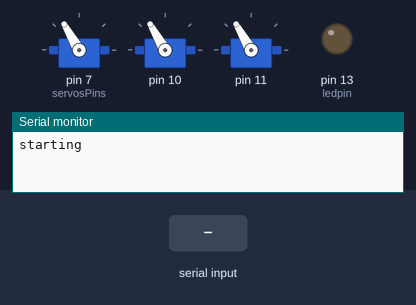
This sketch was run on a simulated Arduino Uno, built with avr-gcc and run on an emulated ATmega328P. Parts: 3 × servo, output pins drawn as LEDs (lit = HIGH), the last lines printed to the serial monitor. The test bench sets the inputs (shaded band).

Above: at 1.2 s.
1.3 s: "2" received over Serial
At 2.6 s:
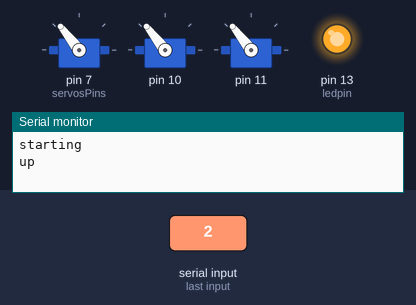
2.9 s: "1" received over Serial
At 4.1 s:
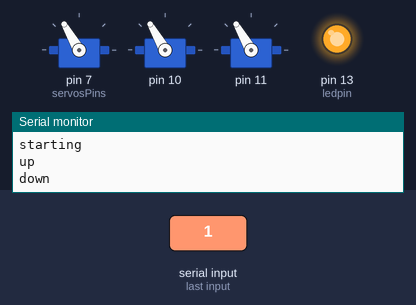
4.4 s: "1" received over Serial
At 5.2 s:
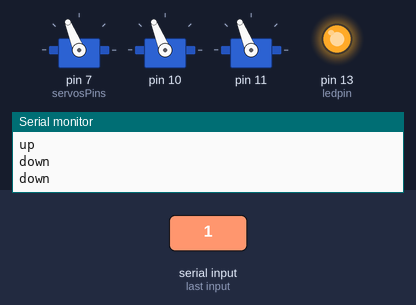
6.0 s: "2" received over Serial
At 7.6 s:
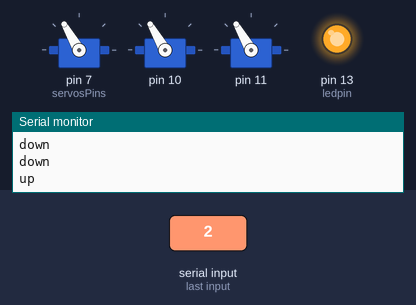
Timing chart, 0 to 8.6 s (numbered marks = the images above; inputs shaded):
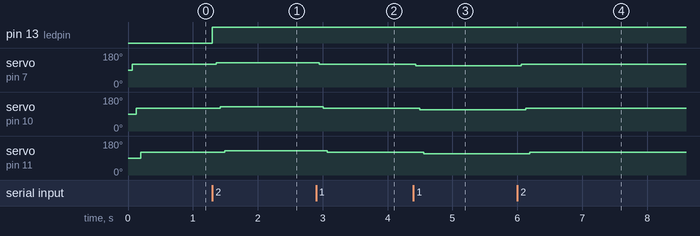

The sketch:

ARRAY_loopthrough_inBytes.ino
```cpp
#include <Servo.h>
const int ledpin = 13;
int servosPins[] = {2,3,4,5,6,7};
int servoValues[] = {90, 90, 90};
const int NUM_SERVOS = 3;
Servo servos[NUM_SERVOS];
const int FIRST_SERVO_PIN=2;

int nextServoValue = 120;


int currentServo = 0;

const int UPDATE_INTERVAL = 15;

long lastUpdatedAt = 0;

void setup(){
  Serial.begin(9600);
  pinMode(ledpin, OUTPUT);
  //setup all your servos;
  //for(int i=0;i<NUM_SERVOS;i++)
  //servos[i].attach(FIRST_SERVO_PIN +i);
  servos[0].attach(7);
    servos[1].attach(10);
      servos[2].attach(11);


  lastUpdatedAt = millis();

  Serial.println("starting");
}

void loop(){
  //Serial.println(millis());

  if(Serial.available()>0){
    digitalWrite(13, HIGH);
byte inByte =Serial.read();
//int inByte = Serial.parseInteger();
//Serial.println(inByte);
if(inByte == 50){
  nextServoValue=nextServoValue+8;
  Serial.println("up");
}
else if(inByte==49){
 nextServoValue = nextServoValue-8;;
 Serial.println("down");
}
    if(nextServoValue > 140){
      nextServoValue = 140;
    }
    else if(nextServoValue<60){
     nextServoValue = 60;
    }
 // Serial.println(nextServoValue);
}


  if(millis() - lastUpdatedAt  > UPDATE_INTERVAL){
    //Serial.println();
    //Serial.println();

    /*
    Serial.print("0: ");
    Serial.print(servoValues[0]);
        Serial.print("\t1: ");
    Serial.print(servoValues[1]);
        Serial.print("\t2: ");
    Serial.println(servoValues[2]);
*/

    int myNewFirstValue = 90; //how ever you're calculating this
    //passDownServoValues(myNewFirstValue);
    // after hre your servoValues array is correct
    adjustServos();
    lastUpdatedAt = millis();
  }

}

void passDownServoValues(int firstValue){
  // {100, 50, 1, 23, 17, 100};
  // {firstVAlue, 100, 50, 1, 23, 17}


  // {90, 90, 90}
  // {0, 0, 90}
  for(int i = 2; i > 0; i--){//why cant write servoValues.length
    servoValues[i] = servoValues[i-1];
  }

  servoValues[0] = firstValue;
}

void adjustServos(){
  // update the current servo


  servos[currentServo].write(servoValues[currentServo]);

  currentServo++;
  if(currentServo > NUM_SERVOS-1){
    currentServo = 0;
  // passDownServoValues(myValue);why not
   // Serial.println("passing down");
    passDownServoValues(nextServoValue);


    //go again
//    nextServoValue = nextServoValue + 30;
//    if(nextServoValue > 120){
//      nextServoValue = 60;
//    }

  }


 // update all servos
  //for(int i =0; i < NUM_SERVOS; i++){
  //  servos[i].write(servoValues[i]);
  //}
  //passDownServoValues(myValue);
}

//send values from xbee
//get one wave to start then stop
//bigger jump between steps
```

Measured:
- after the input at 1.3 s, pin 13 (ledpin): LOW → HIGH at once; servo on pin 7 (servosPins): 120° → 128° after 0.06 s; servo on pin 10: 120° → 128° after 0.12 s; servo on pin 11: 120° → 128° after 0.19 s
- after the input at 2.9 s, servo on pin 7 (servosPins): 128° → 120° at once; servo on pin 10: 128° → 120° after 0.11 s; servo on pin 11: 128° → 120° after 0.17 s
- after the input at 4.4 s, servo on pin 7 (servosPins): 120° → 112° at once; servo on pin 10: 120° → 112° after 0.10 s; servo on pin 11: 120° → 112° after 0.16 s
- after the input at 6.0 s, servo on pin 7 (servosPins): 112° → 120° after 0.06 s; servo on pin 10: 112° → 120° after 0.13 s; servo on pin 11: 112° → 120° after 0.19 s
